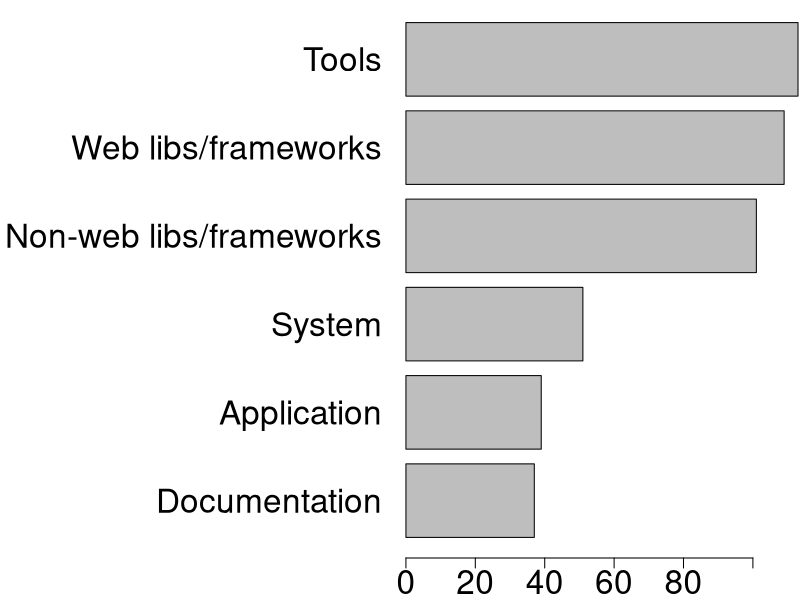
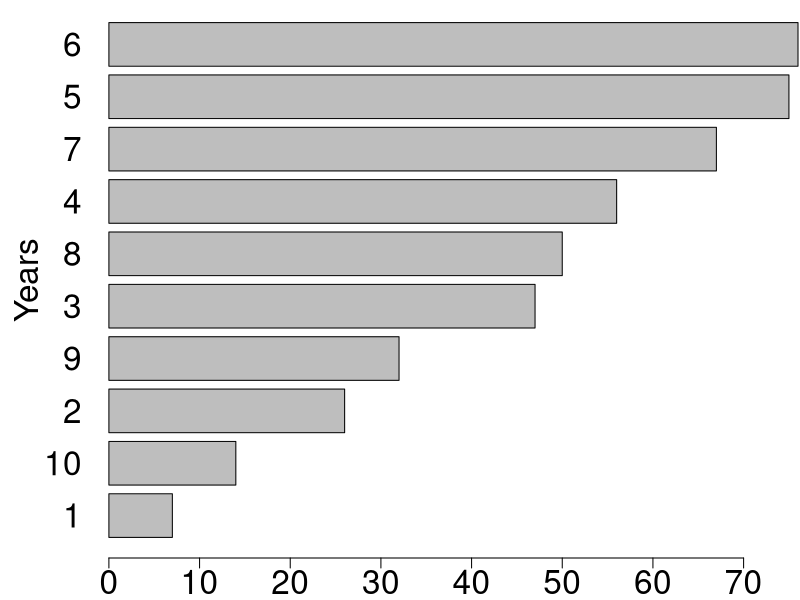

The R source for these figures, in order: (Note: this script raises an error after producing the figures.)
#########################################################
#             Installing/Loading Packages               #
#########################################################

if (!require("gplots")) {
  install.packages("gplots", dependencies = TRUE)
  library(gplots)
}
if (!require("ggplot2")) {
  install.packages("ggplot2", dependencies = TRUE)
  require("ggplot2")
}
if (!require("dplyr")) {
  install.packages("dplyr", dependencies = TRUE)
  library("dplyr")
}

setwd("/mnt/SSD-DATA/oss-2019")

#########################################################
#                 Loading Dataset                       #
#########################################################
#########################################################
#                 Loading Dataset                       #
#########################################################

projects <- read.csv("spreadsheets/summary.csv", header=TRUE,
                     colClasses=c("name" = "character",
                                  "owner" = "character",
                                  "created_at" = "character",
                                  "github_url" = "character",
                                  "pulls_merged" = "numeric",
                                  "commits" = "numeric",
                                  "stars" = "numeric",
                                  "forks" = "numeric",
                                  "has_contributing" = "logical",
                                  "has_readme" = "logical",
                                  "has_wiki" = "logical",
                                  "has_code_of_conduct" = "logical",
                                  "has_pull_requests_template" = "logical",
                                  "has_issues_template" = "logical",
                                  "has_documentation_link" = "logical",
                                  "has_license" = "logical",
                                  "languages" = "numeric",
                                  "age" = "numeric",
                                  "domain" = "character",
                                  "main_language" = "character",
                                  "owner_type" = "character",
                                  "newcomers" = "numeric",
                                  "contributors" = "numeric",
                                  "core_contributors" = "numeric"))

DistributionBoxplot <- function(n.rows, n.columns, columns, labels) {
    par(mfrow=c(n.rows, n.columns))

    for (index in seq_len(ncol(columns))) {
        par(mar=c(2, 5, 2, 1) + 0.1)
        boxplot(columns[[index]], ylab=labels[[index]], outline=FALSE, cex.lab = 1.6, cex.axis = 1.8)
    }
}

CorrelationScatterplot <- function(column.x, column.y, label.x, label.y) {
  column.x.log10 <- log10(column.x)
  column.y.log10 <- log10(column.y)
  
  plot(column.x.log10, column.y.log10, xlab=label.x, ylab=label.y)
  abline(lm(column.x.log10 ~ column.y.log10), col="red")
}

3##############################################
#    FIGURE: Proportion (Projects by domain) #
##############################################
# Figure Size: 900 x 300
distribution <- subset(projects, select=c("domain"))
names = c("Documentation", "Application", "System", "Non-web libs/frameworks", "Web libs/frameworks", "Tools")

par(mar=c(2, 20, 0, 0) + 0.1, las=2)
table <- table(distribution)
barplot(sort(table), names.arg = names, cex.names=2, cex.axis= 2, horiz=TRUE, las=1)

##############################################
#    FIGURE: Proportion (Projects by age) #
##############################################
distribution <- subset(projects, select=c("age"))

par(mar=c(2, 5, 0, 0) + 0.1, las=2)
table <- table(distribution)
barplot(sort(table), cex.names=2, cex.axis= 2, horiz=TRUE, las=1, ylab="Years", cex.lab=2)

##############################################
#    FIGURE: Summary (Forks, Stars, Age) #
##############################################
distribution <- subset(projects, select=c("forks","stars","open_issues"))
labels <- list("# Forks", "# Stars", "# Open Issues")
DistributionBoxplot(1, 3, distribution, labels)

##########################################################
#    FIGURE: Summary (Merged pull-requests, Commits) #
##########################################################
distribution <- subset(projects, select=c("pulls_merged","commits"))
labels <- list("# Pull-requests", "# Commits")
DistributionBoxplot(1, 2, distribution, labels)


##################################
#    FIGURE: Correlation         #
##################################
# Correlation of the total of newcomers by project with a set of measures: 
# Total of stars, total of pull-requests merged, forks, commits, open issues and number of used languages.
# ~ Technical Warning ~ Since most measures were too disproportional, which could obscure the visual interpretation, 
# we normalized the values using log10.

# Correlation: Total of Newcomers x Stars
column.x <- projects[["newcomers"]]
column.y <- projects[["stars"]]
CorrelationScatterplot(column.x, column.y, "# Newcomers", "# Stars")

# Correlation: Total of Newcomers x Pull-requests
column.x <- projects[["newcomers"]]
column.y <- projects[["age"]]
CorrelationScatterplot(column.x, column.y, "# Newcomers", "# Pull-requests (Merged)")

# Correlation: Total of Newcomers x Forks
column.x <- projects[["newcomers"]]
column.y <- projects[["core_contributors"]]
CorrelationScatterplot(column.x, column.y, "# Newcomers", "# Forks")

# Correlation: Total of Newcomers x Commits
column.x <- projects[["newcomers"]]
column.y <- projects[["languages"]]
CorrelationScatterplot(column.x, column.y, "# Newcomers", "# Commits")

# Correlation: Total of Newcomers x Number of used languages
column.x <- projects[["newcomers"]]
column.y <- projects[["time_for_merge"]]
CorrelationScatterplot(column.x, column.y, "# Newcomers", "# Prog. Languages")

#########################################################
#       CLUSTERS: DIVIDED BY STRATIFICATION FACTORS     #
#########################################################

# Age 
pdf("./Images/percentage_age.pdf", width=12, height=7)
percentage <- projects %>%  group_by(age, cluster) %>% summarise(count=n()) %>% mutate(percent = count/sum(count))
ggplot(percentage, aes(x = factor(age), y = percent * 100, fill = factor(cluster))) + geom_bar(stat="identity", width = 0.7, colour="black") + 
  labs(x = "Age", y = "Percent", fill = "Cluster") + coord_flip() + scale_fill_grey() + theme_classic()
dev.off()

# Domain 
pdf("./Images/percentage_domain.pdf", width=12, height=7)
percentage <- projects %>%  group_by(domain, cluster) %>% summarise(count=n()) %>% mutate(percent = count/sum(count))
ggplot(percentage, aes(x = factor(domain), y = percent * 100, fill = factor(cluster))) + geom_bar(stat="identity", width = 0.7, colour="black") + 
  labs(x = "Domain", y = "Percent", fill = "Cluster") + coord_flip() + scale_fill_grey() + theme_classic()
dev.off()

# Main Language 
pdf("./Images/percentage_main_language.pdf", width=12, height=7)
percentage <- projects %>%  group_by(main_language, cluster) %>% summarise(count=n()) %>% mutate(percent = count/sum(count))
ggplot(percentage, aes(x = factor(main_language), y = percent * 100, fill = factor(cluster))) + geom_bar(stat="identity", width = 0.7, colour="black") + 
  labs(x = "Language", y = "Percent", fill = "Cluster") + coord_flip() + scale_fill_grey() + theme_classic()
dev.off()

# Has README.md
pdf("./Images/percentage_readme.pdf", width=12, height=7)
percentage <- projects %>%  group_by(owner_type, cluster) %>% summarise(count=n()) %>% mutate(percent = count/sum(count))
ggplot(percentage, aes(x = factor(owner_type), y = percent * 100, fill = factor(cluster))) + geom_bar(stat="identity", width = 0.7, colour="black") + 
  labs(x = "Owner", y = "Percent", fill = "Cluster") + coord_flip() + scale_fill_grey() + theme_classic()
dev.off()

# Has CONTRIBUTING.md
pdf("./Images/percentage_contributing.pdf", width=12, height=7)
percentage <- projects %>%  group_by(has_contributing, cluster) %>% summarise(count=n()) %>% mutate(percent = count/sum(count))
ggplot(percentage, aes(x = factor(has_contributing), y = percent * 100, fill = factor(cluster))) + geom_bar(stat="identity", width = 0.7, colour="black") + 
  labs(x = "Owner", y = "Percent", fill = "Cluster") + coord_flip() + scale_fill_grey() + theme_classic()
dev.off()
